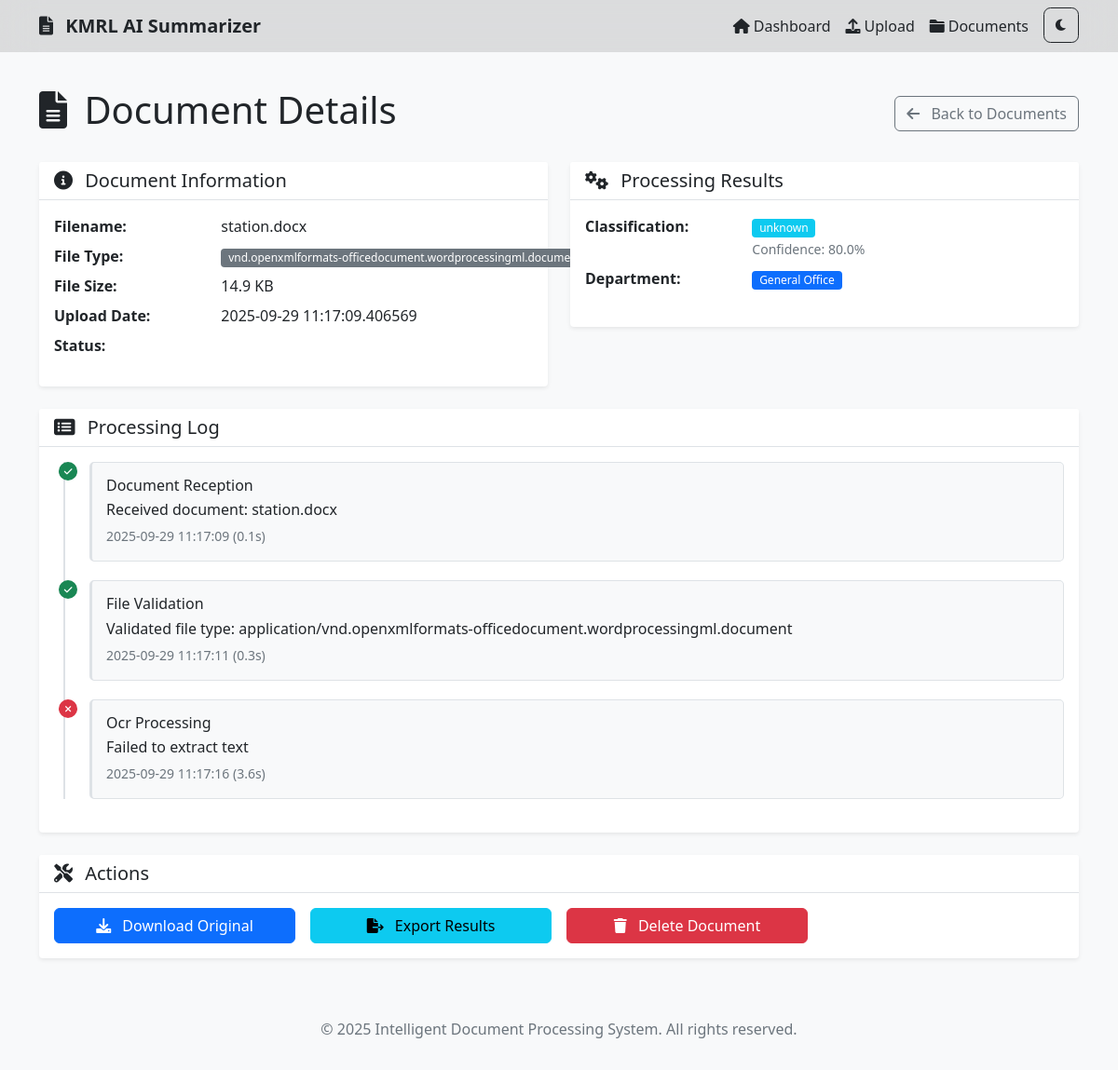
The page /document/4 on the database its author committed.
### app.py (models this page shows, shortened)
class Document(db.Model):
    id = db.Column(db.Integer, primary_key=True)
    filename = db.Column(db.String(255), nullable=False)
    original_filename = db.Column(db.String(255), nullable=False)
    file_type = db.Column(db.String(50))
    file_size = db.Column(db.Integer)
    upload_date = db.Column(db.DateTime, default=datetime.utcnow)
    status = db.Column(db.String(50), default='uploaded')
    extracted_text = db.Column(db.Text)
    summary = db.Column(db.Text)
    document_type = db.Column(db.String(100))
    confidence_score = db.Column(db.Float)
    department = db.Column(db.String(100))

### app.py (the view, shortened to what this page needs)
@app.route('/document/<int:doc_id>')
def document_detail(doc_id):
    document = Document.query.get_or_404(doc_id)
    logs = []
    if document.status in ['processed', 'complete', 'failed']:
        import random
        from datetime import timedelta
        reception_time = document.upload_date
        logs.append({
            'module': 'document reception',
            'message': f'Received document: {document.original_filename}',
            'status': 'completed',
            'timestamp': reception_time.strftime('%Y-%m-%d %H:%M:%S'),
            'processing_time': 0.1
        })
        validation_time = reception_time + timedelta(seconds=2)
        logs.append({
            'module': 'file validation',
            'message': f'Validated file type: {document.file_type}',
            'status': 'completed',
            'timestamp': validation_time.strftime('%Y-%m-%d %H:%M:%S'),
            'processing_time': 0.3
        })
        ocr_time = validation_time + timedelta(seconds=5)
        ocr_status = 'completed' if document.extracted_text else 'failed'
        ocr_message = 'Successfully extracted text' if document.extracted_text else 'Failed to extract text'
        logs.append({
            'module': 'OCR processing',
            'message': ocr_message,
            'status': ocr_status,
            'timestamp': ocr_time.strftime('%Y-%m-%d %H:%M:%S'),
            'processing_time': random.uniform(1.5, 8.0)
        })
    return render_template('document_detail.html', document=document, logs=logs)

### frontend/templates/document_detail.html (shortened to what this page needs)
{% extends "base.html" %}
{% block content %}
<div class="row">
    <div class="col-12">
        <div class="d-flex justify-content-between align-items-center mb-4">
            <h1>
                <i class="fas fa-file-alt me-2"></i>
                Document Details
            </h1>
            <div>
                <a href="{{ url_for('documents') }}" class="btn btn-outline-secondary">
                    <i class="fas fa-arrow-left me-2"></i>
                    Back to Documents
                </a>
            </div>
        </div>
    </div>
</div>
<div class="row">
    <div class="col-md-6">
        <div class="card">
            <div class="card-header">
                <h5 class="mb-0">
                    <i class="fas fa-info-circle me-2"></i>
                    Document Information
                </h5>
            </div>
            <div class="card-body">
                <dl class="row">
                    <dt class="col-sm-4">Filename:</dt>
                    <dd class="col-sm-8">{{ document.original_filename }}</dd>
                    <dt class="col-sm-4">File Type:</dt>
                    <dd class="col-sm-8">
                        <span class="badge bg-secondary">
                            {{ document.file_type.split('/')[-1] if document.file_type else 'unknown' }}
                        </span>
                    </dd>
                    <dt class="col-sm-4">File Size:</dt>
                    <dd class="col-sm-8">
                        {% if document.file_size %}
                            {% if document.file_size < 1024 %}
                                {{ document.file_size }} B
                            {% elif document.file_size < 1048576 %}
                                {{ "%.1f"|format(document.file_size/1024) }} KB
                            {% elif document.file_size < 1073741824 %}
                                {{ "%.1f"|format(document.file_size/1048576) }} MB
                            {% else %}
                                {{ "%.1f"|format(document.file_size/1073741824) }} GB
                            {% endif %}
                        {% else %}
                            Unknown
                        {% endif %}
                    </dd>
                    <dt class="col-sm-4">Upload Date:</dt>
                    <dd class="col-sm-8">
                        {% if document.upload_date %}
                            {{ document.upload_date }}
                        {% else %}
                            N/A
                        {% endif %}
                    </dd>
                    <dt class="col-sm-4">Status:</dt>
                    <dd class="col-sm-8">
                    </dd>
                </dl>
            </div>
        </div>
    </div>
    <div class="col-md-6">
        <div class="card">
            <div class="card-header">
                <h5 class="mb-0">
                    <i class="fas fa-cogs me-2"></i>
                    Processing Results
                </h5>
            </div>
            <div class="card-body">
                <dl class="row">
                    <dt class="col-sm-4">Classification:</dt>
                    <dd class="col-sm-8">
                        {% if document.document_type %}
                            <span class="badge bg-info">{{ document.document_type }}</span>
                            {% if document.confidence_score %}
                                <br><small class="text-muted">
                                    Confidence: {{ (document.confidence_score * 100)|round(1) }}%
                                </small>
                            {% endif %}
                        {% else %}
                            <span class="text-muted">Not classified</span>
                        {% endif %}
                    </dd>
                    <dt class="col-sm-4">Department:</dt>
                    <dd class="col-sm-8">
                        {% if document.department %}
                            <span class="badge bg-primary">{{ document.department }}</span>
                        {% else %}
                            <span class="text-muted">Not routed</span>
                        {% endif %}
                    </dd>
                </dl>
            </div>
        </div>
    </div>
</div>
<div class="row mt-4">
    <div class="col-12">
        <div class="card">
            <div class="card-header">
                <h5 class="mb-0">
                    <i class="fas fa-list-alt me-2"></i>
                    Processing Log
                </h5>
            </div>
            <div class="card-body">
                {% if logs %}
                    <div class="timeline">
                        {% for log in logs %}
                            <div class="timeline-item">
                                <div class="timeline-marker
                                    {% if log.status == 'completed' %}bg-success
                                    {% elif log.status == 'failed' %}bg-danger
                                    {% elif log.status == 'started' %}bg-primary
                                    {% else %}bg-warning{% endif %}">
                                    {% if log.status == 'completed' %}
                                        <i class="fas fa-check"></i>
                                    {% elif log.status == 'failed' %}
                                        <i class="fas fa-times"></i>
                                    {% elif log.status == 'started' %}
                                        <i class="fas fa-play"></i>
                                    {% else %}
                                        <i class="fas fa-clock"></i>
                                    {% endif %}
                                </div>
                                <div class="timeline-content">
                                    <h6 class="mb-1">{{ log.module|title }}</h6>
                                    <p class="mb-1">{{ log.message }}</p>
                                    <small class="text-muted">
                                        {% if log.timestamp %}
                                            {{ log.timestamp }}
                                        {% endif %}
                                        {% if log.processing_time %}
                                            ({{ log.processing_time|round(2) }}s)
                                        {% endif %}
                                    </small>
                                </div>
                            </div>
                        {% endfor %}
                    </div>
                {% else %}
                    <div class="text-center text-muted py-3">
                        <i class="fas fa-clipboard-list fa-2x mb-2"></i>
                        <p>No processing logs available</p>
                    </div>
                {% endif %}
            </div>
        </div>
    </div>
</div>
<div class="row mt-4">
    <div class="col-12">
        <div class="card">
            <div class="card-header">
                <h5 class="mb-0">
                    <i class="fas fa-tools me-2"></i>
                    Actions
                </h5>
            </div>
            <div class="card-body">
                <div class="row g-3">
                    <div class="col-md-3">
                        <button class="btn btn-primary w-100" onclick="downloadDocument()">
                            <i class="fas fa-download me-2"></i>
                            Download Original
                        </button>
                    </div>
                    <div class="col-md-3">
                        <button class="btn btn-info w-100" onclick="exportResults()">
                            <i class="fas fa-file-export me-2"></i>
                            Export Results
                        </button>
                    </div>
                    <div class="col-md-3">
                        <button class="btn btn-danger w-100" onclick="deleteDocument()">
                            <i class="fas fa-trash me-2"></i>
                            Delete Document
                        </button>
                    </div>
                </div>
            </div>
        </div>
    </div>
</div>
{% endblock %}

### frontend/templates/base.html (shortened to what this page needs)
<!DOCTYPE html>
<html lang="en">
<head>
    <link href="https://cdn.jsdelivr.net/npm/bootstrap@5.1.3/dist/css/bootstrap.min.css" rel="stylesheet">
    <link href="https://cdnjs.cloudflare.com/ajax/libs/font-awesome/6.0.0/css/all.min.css" rel="stylesheet">
    <link href="{{ url_for('static', filename='css/style.css') }}" rel="stylesheet">
    <link href="{{ url_for('static', filename='css/dark-mode.css') }}" rel="stylesheet">
    <link href="{{ url_for('static', filename='css/page-transitions.css') }}" rel="stylesheet">
</head>
<body>
    <nav class="navbar navbar-expand-lg fixed-top">
        <div class="container">
            <a class="navbar-brand" href="{{ url_for('index') }}">
                <i class="fas fa-file-alt me-2"></i>
                KMRL AI Summarizer
            </a>
            <div class="collapse navbar-collapse" id="navbarNav">
                <ul class="navbar-nav ms-auto">
                    <li class="nav-item">
                        <a class="nav-link" href="{{ url_for('index') }}">
                            <i class="fas fa-home me-1"></i>Dashboard
                        </a>
                    </li>
                    <li class="nav-item">
                        <a class="nav-link" href="{{ url_for('upload') }}">
                            <i class="fas fa-upload me-1"></i>Upload
                        </a>
                    </li>
                    <li class="nav-item">
                        <a class="nav-link" href="{{ url_for('documents') }}">
                            <i class="fas fa-folder me-1"></i>Documents
                        </a>
                    </li>
                    <li class="nav-item ms-2">
                        <button id="themeToggle" class="btn theme-toggle-btn btn-sm" onclick="toggleTheme()">
                        </button>
                    </li>
                </ul>
            </div>
        </div>
    </nav>
    <main class="container mt-4">
        <div class="page-content">
            {% block content %}{% endblock %}
        </div>
    </main>
    <footer class="text-center py-3 mt-5">
        <div class="container">
            <p>&copy; 2025 Intelligent Document Processing System. All rights reserved.</p>
        </div>
    </footer>
</body>
</html>

### rows shown on the page
Document: original_filename "station.docx", file_type "vnd.openxmlformats-officedocument.wordprocessingml.document", document.file_size/1024 "14.9", upload_date "2025-09-29 11:17:09.406569", document_type "unknown", (document.confidence_score*100)|round(1) "80.0", department "General Office"

### other values the page prints
{{ log.module|title }} "Document Reception" "File Validation" "Ocr Processing"
{{ log.message }} "Received document: station.docx" "Validated file type: application/vnd.openxmlformats-officedocument.wordprocessingml.document" "Failed to extract text"
{{ log.timestamp }} "2025-09-29 11:17:09" "2025-09-29 11:17:11" "2025-09-29 11:17:16"
{{ log.processing_time|round(2) }} "0.1" "0.3" "3.6"
